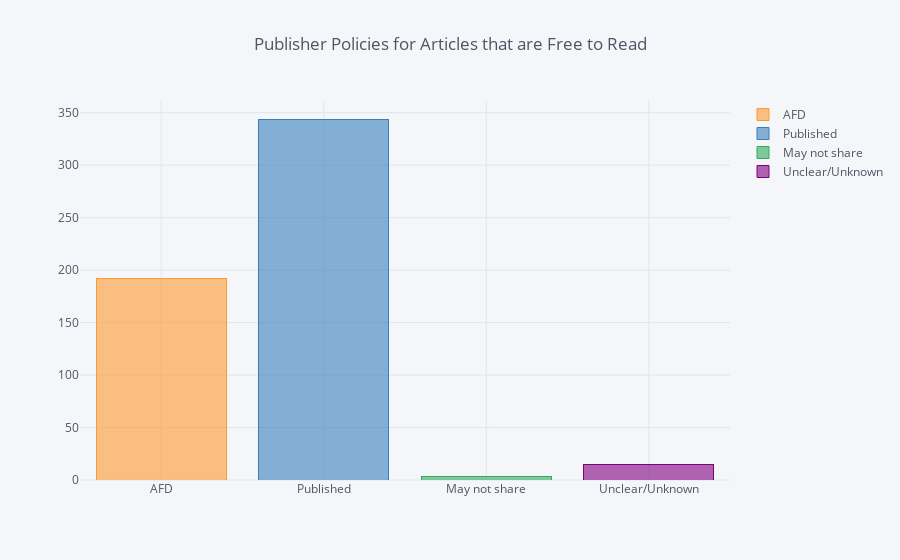

Source (notebook cell):
### Code cell
afd = open_dois[open_dois['Rights_to_share']=='AFD']['Rights_to_share'].value_counts()
unknown = open_dois[open_dois['Rights_to_share']=='Unclear/Unknown']['Rights_to_share'].value_counts()
published = open_dois[open_dois['Rights_to_share']=='Published']['Rights_to_share'].value_counts()
no_share = open_dois[open_dois['Rights_to_share']=='May not share']['Rights_to_share'].value_counts()

df3 = pd.DataFrame([afd,published,no_share,unknown])
df3.index = ['AFD','Published','May not share','Unclear/Unknown']
df3.iplot(kind='bar',barmode='stack', title='Publisher Policies for Articles that are Free to Read')

### Figure 1 — Plotly figure (JSON) as saved in the notebook; plotly's stock layout.template omitted (floating-point values rounded to 4 significant figures)
{"data": [{"marker": {"color": "rgba(255, 153, 51, 0.6)", "line": {"color": "rgba(255, 153, 51, 1.0)", "width": 1}}, "name": "AFD", "orientation": "v", "text": "", "type": "bar", "uid": "f9b397ea-f519-47ad-bbee-c91377b1e479", "x": ["AFD", "Published", "May not share", "Unclear/Unknown"], "y": [192, "", "", ""]}, {"marker": {"color": "rgba(55, 128, 191, 0.6)", "line": {"color": "rgba(55, 128, 191, 1.0)", "width": 1}}, "name": "Published", "orientation": "v", "text": "", "type": "bar", "uid": "644e6973-753c-46b6-a729-6d76f553ddc6", "x": ["AFD", "Published", "May not share", "Unclear/Unknown"], "y": ["", 344, "", ""]}, {"marker": {"color": "rgba(50, 171, 96, 0.6)", "line": {"color": "rgba(50, 171, 96, 1.0)", "width": 1}}, "name": "May not share", "orientation": "v", "text": "", "type": "bar", "uid": "8705ec41-8e17-4d08-b8a0-bb0047b9e27e", "x": ["AFD", "Published", "May not share", "Unclear/Unknown"], "y": ["", "", 3, ""]}, {"marker": {"color": "rgba(128, 0, 128, 0.6)", "line": {"color": "rgba(128, 0, 128, 1.0)", "width": 1}}, "name": "Unclear/Unknown", "orientation": "v", "text": "", "type": "bar", "uid": "8dceaca8-e844-4190-8225-3c1731f33227", "x": ["AFD", "Published", "May not share", "Unclear/Unknown"], "y": ["", "", "", 15]}], "layout": {"barmode": "stack", "legend": {"bgcolor": "#F5F6F9", "font": {"color": "#4D5663"}, "traceorder": "normal"}, "paper_bgcolor": "#F5F6F9", "plot_bgcolor": "#F5F6F9", "title": {"font": {"color": "#4D5663"}, "text": "Publisher Policies for Articles that are Free to Read"}, "xaxis": {"gridcolor": "#E1E5ED", "showgrid": true, "tickfont": {"color": "#4D5663"}, "title": {"font": {"color": "#4D5663"}, "text": ""}, "zerolinecolor": "#E1E5ED"}, "yaxis": {"gridcolor": "#E1E5ED", "showgrid": true, "tickfont": {"color": "#4D5663"}, "title": {"font": {"color": "#4D5663"}, "text": ""}, "zerolinecolor": "#E1E5ED"}}}
